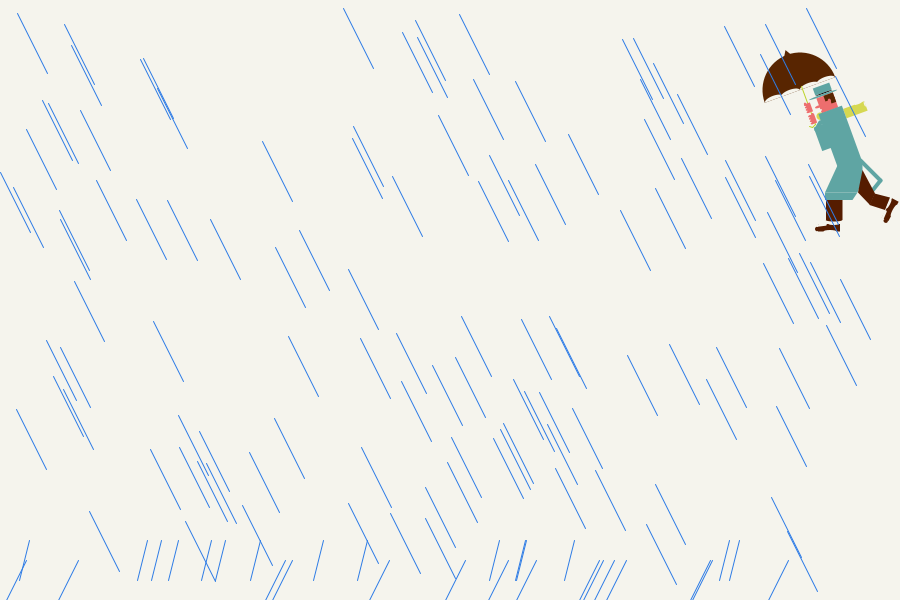
Frame 1 (no input)
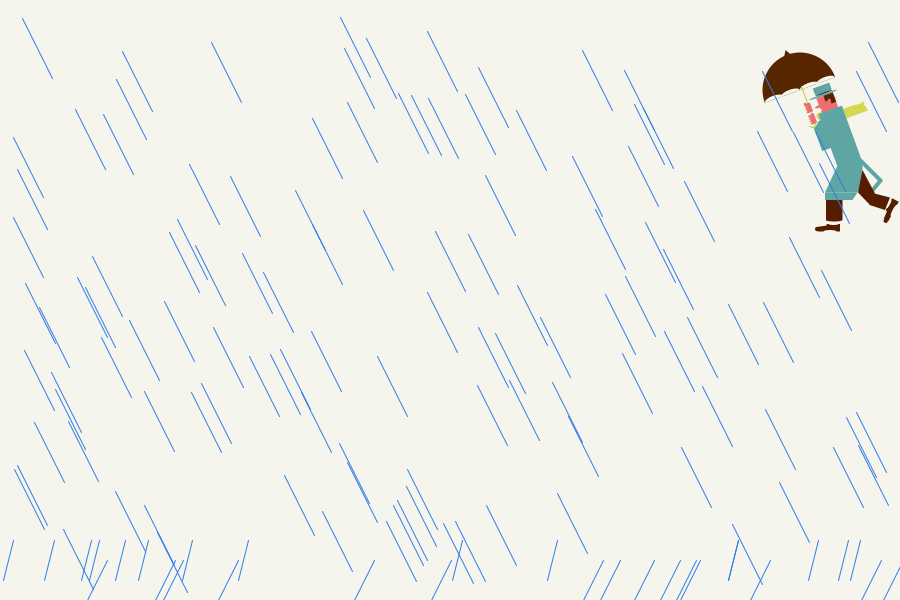
Frame 60 (the mouse pressed at the canvas centre just before this capture)
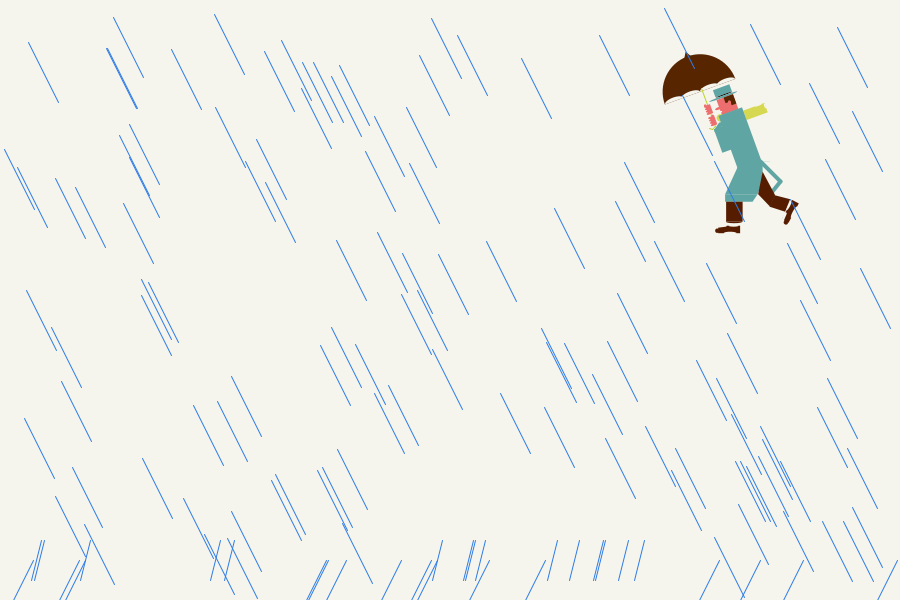
Frame 120 (the mouse held since frame 60 and released just before this capture)

The Processing sketch that drew these frames (run headless with seeded random() and noise(); from frame 60 on, the mouse is pressed at the canvas centre):

// Processing sketch: Project1
// ── Project1.pde
/*
  Nghia Nguyen
  Edward
  Project 1
*/
float r,g,b;
float x,y,cx,cy, scale_factor;
color rain_c;
float bx,by, kx,ky;
boolean moving_man, moving_red, moving_blue, back, on_scale;

void setup()
{
  size(900,600);
  background(#F5F4ED);
  frameRate(40);
  rain_c = color(random(255),random(255), random(225));
  x=0;
  y=0;
  moving_man = false;
  moving_red = false;
  moving_blue = false;
  back = false;
  bx = -230;
  by = 250;
  kx = 650;
  ky = 250;
  scale_factor = 0.5;
  on_scale = false;
}

void draw()
{
  background(#F5F4ED);
  
  pushMatrix();
      translate(bx,by);
      if(on_scale)
          scale(random(0.97,1.03));
      fill(107,172,203); //text//
      textSize(27);
      text("UN",22,42);
      fill(107,172,203);
      textSize(37.9);
      text("BOXEUR",40,79);
      
      noStroke();
      
       fill(71,119,166); //blues//
      beginShape();
      curveVertex(189,184);
      curveVertex(189,184);
      curveVertex(192,179);
      curveVertex(196,175);
      curveVertex(201,169);
      curveVertex(204,163);
      curveVertex(205,154);
      curveVertex(202,149);
      curveVertex(194,144);
      curveVertex(188,144);
      curveVertex(185,147);
      curveVertex(184,150);
      curveVertex(185,153);
      curveVertex(183,154);
      curveVertex(182,157);
      curveVertex(178,167);
      curveVertex(179,172);
      curveVertex(179,177);
      curveVertex(179,177);
      endShape();
      beginShape();
      curveVertex(157,149);
      curveVertex(157,149);
      curveVertex(159,146);
      curveVertex(164,142);
      curveVertex(169,143);
      curveVertex(175,150);
      curveVertex(175,159);
      curveVertex(168,167);
      curveVertex(162,171);
      curveVertex(162,171);
      endShape();
      
      stroke(255,255,255);
      line(187,161,189,156);
      line(169,157,159,158);
      
      noStroke();
      
      fill(245,113,119);
      quad(69,283,72,303,99,285,103,275); //right leg//
      quad(82,272,69,283,99,285,103,275);
      quad(69,283,59,303,69,305,99,285);
      quad(129,260,143,271,162,261,149,245); //left leg//
      quad(162,266,151,299,139,297,143,263);
      quad(162,266,162,261,147,261,147,272);
      bezier(83,214,78,120,142,115,154,105);
      bezier(122,219,122,219,127,213,122,207);
      bezier(121,208,121,208,130,202,128,192);
      bezier(125,195,125,195,138,194,139,185);
      bezier(141,186,142,215,167,225,167,225);
      bezier(166,225,183,217,188,180,188,180);
      bezier(160,173,169,181,168,197,168,197);
      quad(167,225,164,197,179,176,188,180);
      quad(134,179,133,186,147,189,149,182);
      quad(123,213,122,207,122,219,82,211);
      quad(122,207,122,219,82,215,122,129);
      quad(125,201,128,192,119,197,121,208);
      quad(119,197,140,186,160,153,136,119);
      quad(108,177,120,133,146,130,139,181);
      quad(141,186,151,210,167,225,169,193);
      beginShape();
      vertex(149,139);
      bezierVertex(160,145,166,169,159,179);
      endShape();
      beginShape();
      vertex(129,172);
      vertex(151,197);
      vertex(171,199);
      vertex(163,177);
      vertex(162,166);
      vertex(158,150);
      vertex(142,144);
      endShape();
      beginShape();
      vertex(151,144);
      bezierVertex(136,125,139,120,154,136);
      endShape();
      beginShape();
      curveVertex(131,125);
      curveVertex(131,125);
      curveVertex(153,138);
      curveVertex(159,142);
      curveVertex(163,142);
      curveVertex(165,139);
      curveVertex(167,136);
      curveVertex(169,135);
      curveVertex(171,137);
      curveVertex(173,136);
      curveVertex(173,134);
      curveVertex(172,131);
      curveVertex(172,128);
      curveVertex(174,128);
      curveVertex(176,127);
      curveVertex(178,125);
      curveVertex(179,121);
      curveVertex(179,117);
      curveVertex(179,114);
      curveVertex(152,108);
      curveVertex(150,109);
      curveVertex(148,110);
      curveVertex(139,117);
      curveVertex(139,117);
      endShape();
      
      
      
      fill(59,32,4); //browns//
      rect(56,306,32,10,8);
      quad(56,307,71,311,71,304,59,301);
      quad(79,274,110,278,111,222,81,211);
      quad(81,211,122,218,124,268,99,247);
      quad(122,220,150,245,125,268,95,218);
      ellipse(82,254,8,8);
      quad(81,211,75,244,82,253,86,228);
      rect(139,295,13,5);
      rect(138,299,30,12,8);
      beginShape();
      curveVertex(149,109);
      curveVertex(149,109);
      curveVertex(152,118);
      curveVertex(155,118);
      curveVertex(159,116);
      curveVertex(161,116);
      curveVertex(162,117);
      curveVertex(164,117);
      curveVertex(164,114);
      curveVertex(167,113);
      curveVertex(171,113);
      curveVertex(176,117);
      curveVertex(178,118);
      curveVertex(179,117);
      curveVertex(179,115);
      curveVertex(179,111);
      curveVertex(178,108);
      curveVertex(170,101);
      curveVertex(164,100);
      curveVertex(158,100);
      curveVertex(153,104);
      curveVertex(153,104);
      endShape();
   popMatrix();
      
      
      //2nd boxer//
   pushMatrix();   
     translate(kx,ky);
     if(on_scale)
          scale(random(0.97,1.03));
     fill(107,172,203); //text//
     textSize(27);
     text("UN",273,42);
     textSize(37.9);
     text("CHAMPION",275,79);
     
     fill(59,32,4);
     beginShape(); //right leg//
     curveVertex(358,299);
     curveVertex(358,299);
     curveVertex(369,299);
     curveVertex(371,294);
     curveVertex(372,289);
     curveVertex(374,284);
     curveVertex(373,276);
     curveVertex(370,273);
     curveVertex(371,271);
     curveVertex(373,269);
     curveVertex(379,265);
     curveVertex(387,262);
     curveVertex(367,238);
     curveVertex(354,250);
     curveVertex(348,259);
     curveVertex(348,264);
     curveVertex(348,267);
     curveVertex(358,297);
     curveVertex(358,297);
     endShape();
     
     beginShape(); //left leg//
     curveVertex(413,273);
     curveVertex(413,273);
     curveVertex(414,282);
     curveVertex(419,288);
     curveVertex(428,292);
     curveVertex(454,294);
     curveVertex(460,286);
     curveVertex(455,283);
     curveVertex(450,279);
     curveVertex(446,275);
     curveVertex(440,274);
     curveVertex(437,272);
     curveVertex(437,272);
     endShape();
     
     beginShape();
     curveVertex(430,220);
     curveVertex(430,220);
     curveVertex(429,214);
     curveVertex(436,200);
     curveVertex(441,197);
     curveVertex(463,197);
     curveVertex(480,188);
     curveVertex(477,167);
     curveVertex(474,161);
     curveVertex(466,151);
     curveVertex(461,140);
     curveVertex(453,134);
     curveVertex(443,132);
     curveVertex(439,132);
     curveVertex(437,130);
     curveVertex(433,128);
     curveVertex(427,127);
     curveVertex(423,125);
     curveVertex(420,123);
     curveVertex(416,123);
     curveVertex(413,119);
     curveVertex(410,114);
     curveVertex(405,109);
     curveVertex(398,107);
     curveVertex(393,107);
     curveVertex(388,109);
     curveVertex(383,113);
     curveVertex(382,117);
     curveVertex(380,122);
     curveVertex(379,124);
     curveVertex(380,126);
     curveVertex(381,128);
     curveVertex(382,131);
     curveVertex(381,134);
     curveVertex(356,135);
     curveVertex(348,136);
     curveVertex(345,138);
     curveVertex(336,136);
     curveVertex(326,136);
     curveVertex(313,137);
     curveVertex(300,137);
     curveVertex(304,151);
     curveVertex(306,153);
     curveVertex(313,155);
     curveVertex(324,158);
     curveVertex(344,157);
     curveVertex(347,158);
     curveVertex(374,159);
     curveVertex(377,162);
     curveVertex(379,172);
     curveVertex(380,175);
     curveVertex(382,177);
     curveVertex(383,186);
     curveVertex(385,193);
     curveVertex(386,196);
     curveVertex(387,200);
     curveVertex(388,205);
     curveVertex(390,223);
     curveVertex(390,223);
     endShape();
     
     fill(209,64,2);
     beginShape();
     curveVertex(306,138);
     curveVertex(306,138);
     curveVertex(283,136);
     curveVertex(276,139);
     curveVertex(274,144);
     curveVertex(273,153);
     curveVertex(279,159);
     curveVertex(287,160);
     curveVertex(289,158);
     curveVertex(290,159);
     curveVertex(297,159);
     curveVertex(304,153);
     curveVertex(306,153);
     curveVertex(306,153);
     endShape();
     
     beginShape();
     curveVertex(439,181);
     curveVertex(434,181);
     curveVertex(426,176);
     curveVertex(416,176);
     curveVertex(414,178);
     curveVertex(415,180);
     curveVertex(418,181);
     curveVertex(422,181);
     curveVertex(423,183);
     curveVertex(419,184);
     curveVertex(416,183);
     curveVertex(411,179);
     curveVertex(407,179);
     curveVertex(403,183);
     curveVertex(404,193);
     curveVertex(411,200);
     curveVertex(427,201);
     curveVertex(440,197);
     curveVertex(440,197);
     endShape();
     
     beginShape();
     curveVertex(358,298);
     curveVertex(358,298);
     curveVertex(358,302);
     curveVertex(351,304);
     curveVertex(344,304);
     curveVertex(341,307);
     curveVertex(342,313);
     curveVertex(370,312);
     curveVertex(370,298);
     curveVertex(370,298);
     endShape();
     
     beginShape();
     curveVertex(453,294);
     curveVertex(453,294);
     curveVertex(453,302);
     curveVertex(447,302);
     curveVertex(445,304);
     curveVertex(446,309);
     curveVertex(451,310);
     curveVertex(463,309);
     curveVertex(463,300);
     curveVertex(465,293);
     curveVertex(466,289);
     curveVertex(465,287);
     curveVertex(461,286);
     curveVertex(458,284);
     curveVertex(458,284);
     endShape();
     
     fill(71,119,166);
     beginShape();
     curveVertex(389,218);
     curveVertex(393,220);
     curveVertex(419,221);
     curveVertex(430,217);
     curveVertex(438,234);
     curveVertex(441,246);
     curveVertex(438,259);
     curveVertex(438,265);
     curveVertex(439,267);
     curveVertex(439,273);
     curveVertex(409,275);
     curveVertex(405,260);
     curveVertex(404,258);
     curveVertex(385,267);
     curveVertex(364,241);
     curveVertex(375,231);
     curveVertex(388,223);
     curveVertex(388,223);
     endShape();
     
     fill(255,251,235);
     triangle(455,175,448,172,442,181);
  popMatrix();
  
  // done with the 2 boxers
  
  pushMatrix();
      translate(x,y);  //important to make body move forward
      translate(800,90);  //origin at 100,100
      scale(scale_factor);
 //Draw the umbrella - rotated
 
  pushMatrix();
      
      rotate(-PI/9);    //rotate when done with verical
     
      fill(#582501); //fill brown
      arc(0,0,150,150,PI,2*PI);  //big arc
      triangle(-15,-60, 0 , -85, +15, -60); //top of umbrella
      noStroke();
      
      fill(#F5F4ED);  //fill color backgound
      //small arc at background color for waving 
      arc(-55,0, 39, 15, PI, 2*PI);
      arc(-20,0, 40, 15, PI, 2*PI);
      arc(+20,0, 40, 15, PI, 2*PI);
      arc(+55,0, 39, 15, PI, 2*PI);
      
      //draw the handle of the umbrella
      stroke(#BCD329);
      strokeWeight(2);
      //line(x+5, y-5, x+5, y+60);
      line(+5, -5, +5, +75);
      line(+5, +75, -2, +80);
      line(-2, +80, -7, +75);
      noStroke();
      
      //draw the hand of the man
      fill(#ED6E6E);
      rect(0, +54,+10,+19);
      ellipse(+7,+54, 5, 5);
      ellipse(0,+56, 6, 4);
      ellipse(0,+61, 6, 4);
      ellipse(0,+66, 6, 4);
      ellipse(0,+71, 6, 4);
     
      rect(0,30,10,19);
      ellipse(0,+30,5,6);
      ellipse(0,+32,6,4);
      ellipse(0,+37,6,4);
      ellipse(0,+42,6,4);
      ellipse(0,+47,6,4);
      
      //draw hat
      fill(#5FA5A3);  //top 
      rect(+25,+6,35,15);
      fill(0);
      ellipse(+43,+22,35,2);  //the line
      fill(#5FA5A3);
      ellipse(+40,+25,60,4);  //bottom of hat
      
      //draw face
      fill(#ED6E6E);      //match with hand
      rect(+25,+27,35,32);  //face
      ellipse(+23,+44,14,5);//nose
      fill(#F5F4ED);      //fill background color
      ellipse(+23,+52,10,4);//mouth
      fill(#582501);  //hair
      rect(+40,+27,20,12);
      rect(+50,+37,10,10);
      fill(#ED6E6E);  //match with face
      ellipse(+48,+40,6,8);  //ear
      
      //scarf
      fill(#D6D851);
      rect(+68,+65,45,20);
      arc(+20,+63,15,15,PI/2,2*PI-PI/6); 
      fill(#F5F4ED);
      ellipse(+112,+71,3,10);
      ellipse(+100,+65,15,3);
      
      //draw body
      fill(#5FA5A3); //match with hat
      rect(+18,+58,50,130);
      rect(0,+80,20,50);
      strokeWeight(9);
      stroke(#5FA5A3);
      line(+17,+75,+4,+85);
      noStroke();
      
   popMatrix();
   
   pushMatrix();
     // translate(x,y);  //make him move by translate x,y in the begining
     // translate(800,90);
      //scale(scale_factor);  //make him smaller
      //lower body
      quad(+140, +140, +80,+140, +50, +205, +115,+205);  
      quad(+115,+205,+50,+205, +50, +220, +105,+220);
      //clear back
      fill(#F5F4ED);
      rect(+125,+140,15,40);
      
      strokeWeight(8);
      stroke(#5FA5A3);
      line(+120,+140,+160,+180);
      line(+160,+180,+145,+200);
      noStroke();
      
      //front leg
      fill(#551C00);
      rect(+52,+220,33,40);//leg
      arc(+68,+260,33,6,0,PI);//curve near leg
      rect(+36,+268, 44,15);//shoe
      ellipse(+34,+278,8,9);//curve in front
      fill(#F5F4ED);
      ellipse(+67,+268, 20,4);//curve for shoe
      strokeWeight(5);
      stroke(#F5F4ED);
      line(+50,+268,+35,+270);//front of shoe
      noStroke();
      fill(#F5F4ED);
      ellipse(+60,+283,26,6);
      
      //back leg
      fill(#551C00);
      quad(+125,+160, +116,+205, +140,+230,+150,+207); 
      quad(+149,+207,+139,+230, +170,+240,+180,+215);
      
      //shoe  ->reuse the shoe above
      pushMatrix();
          rotate(-PI/2.9);    //adjust rotation and translate to fit the back leg
          translate(-185,-4);
          rect(36,268, 44,15);//shoe
          ellipse(34,278,8,9);//curve in front
          fill(#F5F4ED);
          ellipse(67,268, 20,4);//curve for shoe
          strokeWeight(5);
          stroke(#F5F4ED);
          line(50,268,35,270);//front of shoe
          noStroke();
          fill(#F5F4ED);
          ellipse(60,283,26,6);
      popMatrix();
   popMatrix();
   
   popMatrix();
   //make it moving
   //go forward until he reach the edge then come back
   if(moving_man)
   {
     if(back)
        {
          x-=random(-5,1);  //make him move backward if back is true;
          if(x > 10)
              back = false;   //when he move back near the edge on the right
                               // set back to false -> move forawrd again
        }
     else
     {
        x-=random(-1,5);    //back is false -> move forawrd
        y += random(-1,1); // shaking
        if(x <= -280)      // let the man move to the middle and make the 2 boxers
            {              // move at that time
              moving_red = true;
              moving_blue = true;
            }
        if(x<=-750)      // when the man move to the edge on the left 
           back = true;   // set back to true to make him go backward
     }
   }
   //blue
   if(moving_blue)
   {
     if(bx < 200)    //make the left boxer mover forward until he reach certain point
         bx += 5;  
      else if(bx >=200 && bx < 280)    // then make him go back and forward
          bx+= random(-10,10);      
      else bx = 200;    // when he exceed the range make him go back a little bit
     by += random(-1,1); //make him shaking (jumping)
     if(by >= 320)
         by = 250;
   }
   
   //red
   if(moving_red)
   {
       if(kx >= 200)    // make the right boxer move in until he reach certain point
           kx-=5;
       else if(kx < 200 && kx > 120)    //if he is inside the range make he move
           {
             kx += random(-10,10);      // back and forward
             on_scale = true;
           }
       else kx = 200;       // if he out of range make he go back a little bit
       ky += random(-1,1);      //make him shaking
       if(ky >= 300)
           ky = 250;
   }
   //Raindrops
   
       //raindrops
        strokeWeight(1);  //create thickness for the raindrop
        stroke(#2E7CE5);
       
       for(int i=0; i<120; i++)
       {
         //rain_c = color(random(255),random(255), random(225));
         cx = random(0, width-30);
         cy = random(height-60);
         line(cx, cy, cx+30, cy+60);  //draw the line - raindrop
       }

       for(int i=0; i<15; i++)
       {
         cx = random(width);
         line(cx,height-20, cx+10, height-60);
         cx = random(width);
         line(cx,height, cx+20, height-40);
       }
       noStroke();
       
save("Lab2_output.jpg");
}

void mousePressed()
{
     moving_man = true;  // click to make the man move
}
